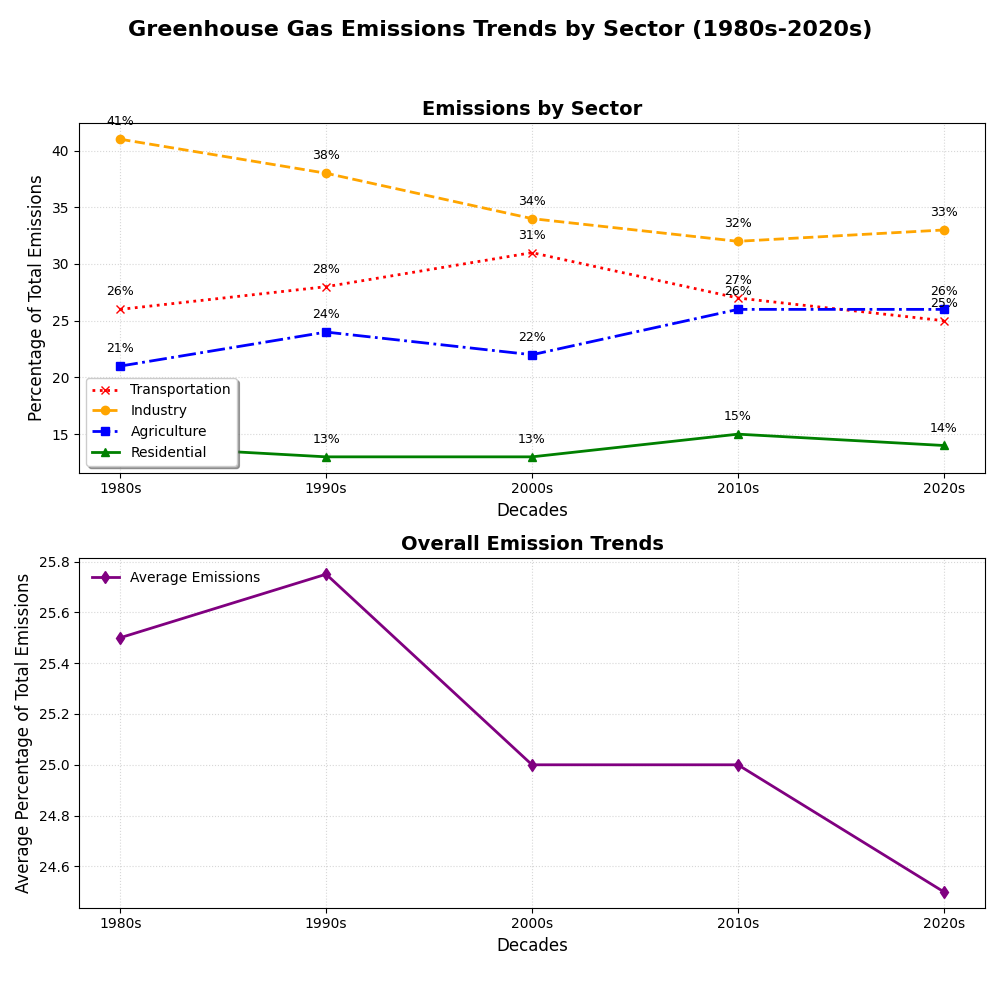

The Python source for this figure:
import matplotlib.pyplot as plt
import numpy as np

decades = ['1980s', '1990s', '2000s', '2010s', '2020s']

transportation_emissions = [26, 28, 31, 27, 25]
industry_emissions = [41, 38, 34, 32, 33]
agriculture_emissions = [21, 24, 22, 26, 26]
residential_emissions = [14, 13, 13, 15, 14]

fig, axs = plt.subplots(2, 1, figsize=(10, 10))
fig.suptitle('Greenhouse Gas Emissions Trends by Sector (1980s-2020s)', fontsize=16, fontweight='bold')

axs[0].plot(decades, transportation_emissions, marker='x', linestyle=':', linewidth=2, color='red', label='Transportation')
axs[0].plot(decades, industry_emissions, marker='o', linestyle='--', linewidth=2, color='orange', label='Industry')
axs[0].plot(decades, agriculture_emissions, marker='s', linestyle='-.', linewidth=2, color='blue', label='Agriculture')
axs[0].plot(decades, residential_emissions, marker='^', linestyle='-', linewidth=2, color='green', label='Residential')

axs[0].set_title('Emissions by Sector', fontsize=14, fontweight='bold')
axs[0].set_xlabel('Decades', fontsize=12)
axs[0].set_ylabel('Percentage of Total Emissions', fontsize=12)
axs[0].legend(loc='lower left', fontsize=10, frameon=True, shadow=True)
axs[0].grid(True, linestyle=':', alpha=0.5)

for i, txt in enumerate(transportation_emissions):
    axs[0].annotate(f'{txt}%', (decades[i], transportation_emissions[i]), textcoords="offset points", xytext=(0,10), ha='center', fontsize=9)
for i, txt in enumerate(industry_emissions):
    axs[0].annotate(f'{txt}%', (decades[i], industry_emissions[i]), textcoords="offset points", xytext=(0,10), ha='center', fontsize=9)
for i, txt in enumerate(agriculture_emissions):
    axs[0].annotate(f'{txt}%', (decades[i], agriculture_emissions[i]), textcoords="offset points", xytext=(0,10), ha='center', fontsize=9)
for i, txt in enumerate(residential_emissions):
    axs[0].annotate(f'{txt}%', (decades[i], residential_emissions[i]), textcoords="offset points", xytext=(0,10), ha='center', fontsize=9)

average_emissions = np.mean([transportation_emissions, industry_emissions, agriculture_emissions, residential_emissions], axis=0)

axs[1].plot(decades, average_emissions, marker='d', color='purple', linewidth=2, linestyle='-', label='Average Emissions')
axs[1].set_title('Overall Emission Trends', fontsize=14, fontweight='bold')
axs[1].set_xlabel('Decades', fontsize=12)
axs[1].set_ylabel('Average Percentage of Total Emissions', fontsize=12)
axs[1].legend(loc='upper left', fontsize=10, frameon=False)
axs[1].grid(True, linestyle=':', alpha=0.5)

plt.tight_layout(rect=[0, 0.03, 1, 0.95])
plt.show()
